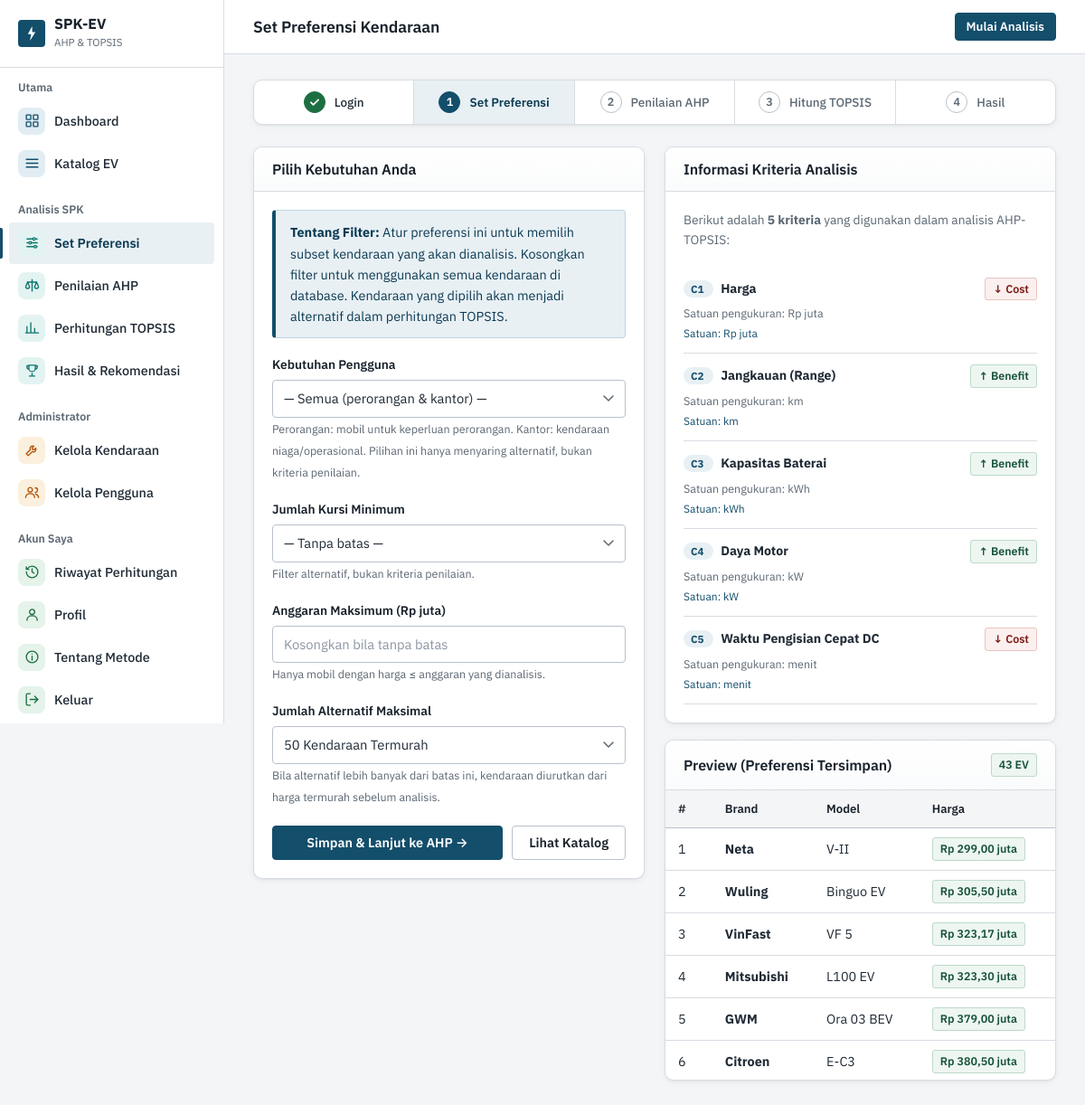
Screenshot of /pages/preferensi.php (signed in) with the database file from the repository.
### tables this page shows
CREATE TABLE IF NOT EXISTS kriteria (
    id              INT AUTO_INCREMENT PRIMARY KEY,
    kode            VARCHAR(10)  UNIQUE NOT NULL,
    nama            VARCHAR(100) NOT NULL,
    kolom_db        VARCHAR(60)  NOT NULL,
    tipe            ENUM('benefit','cost') NOT NULL DEFAULT 'benefit',
    bobot_default   DECIMAL(6,4) DEFAULT 0.2000,
    satuan          VARCHAR(20),
    deskripsi       TEXT,
    aktif           TINYINT(1) DEFAULT 1
);

CREATE TABLE IF NOT EXISTS kendaraan_ev (
    id                      INT AUTO_INCREMENT PRIMARY KEY,
    brand                   VARCHAR(30)  NOT NULL,
    model                   VARCHAR(60)  NOT NULL,
    tipe_penggunaan         ENUM('pribadi','kantor') NOT NULL DEFAULT 'pribadi',
    harga_rp_juta           DECIMAL(10,2) NOT NULL,
    range_km                DECIMAL(6,1) NOT NULL,
    battery_capacity_kwh    DECIMAL(6,2) NOT NULL,
    daya_kw                 DECIMAL(6,1) NOT NULL,
    seats                   INT          NOT NULL,
    waktu_isi_menit         DECIMAL(5,1) NOT NULL,
    source_url              VARCHAR(150) DEFAULT NULL,
    status                  ENUM('aktif','nonaktif') DEFAULT 'aktif',
    created_at              TIMESTAMP DEFAULT CURRENT_TIMESTAMP,
    UNIQUE KEY uq_brand_model (brand, model),
    INDEX idx_tipe        (tipe_penggunaan),
    INDEX idx_harga       (harga_rp_juta),
    INDEX idx_status      (status)
);

### pages/preferensi.php (the view, shortened to what this page needs)
<?php
require_once __DIR__ . '/../includes/functions.php';
$pref      = getPreferensiUser($_SESSION['user_id']);
include __DIR__ . '/../includes/header.php';
include __DIR__ . '/../includes/navbar.php';
?>
<div class="step-nav fade-up mb-4">
  <div class="step-item done"><div class="step-num"><?= icon('check') ?></div><div class="step-label">Login</div></div>
  <div class="step-item active"><div class="step-num">1</div><div class="step-label">Set Preferensi</div></div>
  <div class="step-item"><div class="step-num">2</div><div class="step-label">Penilaian AHP</div></div>
  <div class="step-item"><div class="step-num">3</div><div class="step-label">Hitung TOPSIS</div></div>
  <div class="step-item"><div class="step-num">4</div><div class="step-label">Hasil</div></div>
</div>
<div class="grid-2 fade-up" style="gap:22px;align-items:start">
  <div class="card">
    <div class="card-header">
      <h3>Pilih Kebutuhan Anda</h3>
    </div>
    <div class="card-body">
      <div class="info-box">
        <strong>Tentang Filter:</strong> Atur preferensi ini untuk memilih subset kendaraan
        yang akan dianalisis. Kosongkan filter untuk menggunakan semua kendaraan di database.
        Kendaraan yang dipilih akan menjadi alternatif dalam perhitungan TOPSIS.
      </div>
      <form method="POST" action="">
        <div class="form-group">
          <label for="tipe">Kebutuhan Pengguna</label>
          <select class="form-control" name="tipe" id="tipe">
            <option value="">— Semua (perorangan &amp; kantor) —</option>
          </select>
          <small class="text-muted text-xs mt-1">
            Perorangan: mobil untuk keperluan perorangan. Kantor: kendaraan niaga/operasional.
            Pilihan ini hanya menyaring alternatif, bukan kriteria penilaian.
          </small>
        </div>
        <div class="form-group">
          <label for="kursi_min">Jumlah Kursi Minimum</label>
          <select class="form-control" name="kursi_min" id="kursi_min">
            <option value="">— Tanpa batas —</option>
          </select>
          <small class="text-muted text-xs mt-1">Filter alternatif, bukan kriteria penilaian.</small>
        </div>
        <div class="form-group">
          <label for="anggaran_max">Anggaran Maksimum (Rp juta)</label>
          <input class="form-control" type="number" min="0" step="1" name="anggaran_max" id="anggaran_max"
                 placeholder="Kosongkan bila tanpa batas" value="<?= clean($pref['filter_anggaran_max'] ?? '') ?>">
          <small class="text-muted text-xs mt-1">Hanya mobil dengan harga ≤ anggaran yang dianalisis.</small>
        </div>
        <div class="form-group">
          <label for="jumlah_alt">Jumlah Alternatif Maksimal</label>
          <select class="form-control" name="jumlah_alt" id="jumlah_alt">
            <?php foreach ([10,15,20,25,30,40,50] as $j): ?>
              <option value="<?= $j ?>"
                <?= (int)($pref['jumlah_alt'] ?? 50) === $j ? 'selected' : '' ?>>
                <?= $j ?> Kendaraan Termurah
              </option>
            <?php endforeach; ?>
          </select>
          <small class="text-muted text-xs mt-1">
            Bila alternatif lebih banyak dari batas ini, kendaraan diurutkan dari harga termurah sebelum analisis.
          </small>
        </div>
        <div style="display:flex;gap:10px;margin-top:20px">
          <button type="submit" class="btn btn-primary" style="flex:1">
            Simpan &amp; Lanjut ke AHP →
          </button>
          <a href="<?= APP_URL ?>/pages/katalog.php"
             class="btn btn-outline">Lihat Katalog</a>
        </div>
      </form>
    </div>
  </div>
  <div>
    <div class="card mb-3">
      <div class="card-header"><h3>Informasi Kriteria Analisis</h3></div>
      <div class="card-body">
        <p class="text-sm text-muted mb-3">
          Berikut adalah <strong><?= count(getKriteria()) ?> kriteria</strong> yang digunakan dalam analisis AHP-TOPSIS:
        </p>
        <?php $kriteria = getKriteria(); ?>
        <?php foreach ($kriteria as $k): ?>
        <div style="padding:12px 0;border-bottom:1px solid var(--border)">
          <div style="display:flex;justify-content:space-between;align-items:flex-start;gap:8px">
            <div>
              <span style="background:var(--primary-light);color:var(--primary);font-size:0.72rem;font-weight:700;padding:2px 8px;border-radius:20px">
                <?= clean($k['kode']) ?>
              </span>
              <strong style="margin-left:8px;font-size:0.88rem"><?= clean($k['nama']) ?></strong>
            </div>
            <?= badgeTipe($k['tipe']) ?>
          </div>
          <p style="font-size:0.78rem;color:var(--text-muted);margin-top:5px;line-height:1.5">
            <?= clean($k['satuan'] !== null ? 'Satuan pengukuran: ' . $k['satuan'] : '') ?>
          </p>
          <div style="font-size:0.75rem;color:var(--primary);margin-top:3px">
            Satuan: <?= clean($k['satuan'] ?? '-') ?>
          </div>
        </div>
        <?php endforeach; ?>
      </div>
    </div>
    <?php
      $prevFilter = ['tipe' => $pref['filter_tipe'] ?? null, 'kursi_min' => $pref['filter_kursi_min'] ?? null, 'anggaran_max' => $pref['filter_anggaran_max'] ?? null];
      $prevData = getKendaraanFiltered($prevFilter, $pref['jumlah_alt'] ?? 50);
    ?>
    <div class="card">
      <div class="card-header">
        <h3>Preview (Preferensi Tersimpan)</h3>
        <span class="badge badge-green"><?= count($prevData) ?> EV</span>
      </div>
      <div class="card-body" style="padding:0">
        <?php if (empty($prevData)): ?>
          <div style="padding:20px;text-align:center;color:var(--text-muted);font-size:0.86rem">
            Simpan preferensi untuk melihat preview.
          </div>
        <?php else: ?>
          <div class="table-wrap" style="max-height:320px;overflow-y:auto">
            <table>
              <thead><tr><th>#</th><th>Brand</th><th>Model</th><th>Harga</th></tr></thead>
              <tbody>
                <?php foreach (array_slice($prevData,0,10) as $i=>$ev): ?>
                <tr>
                  <td><?= $i+1 ?></td>
                  <td><strong><?= clean($ev['brand']) ?></strong></td>
                  <td><?= clean($ev['model']) ?></td>
                  <td><span class="badge badge-green"><?= formatRupiahJuta($ev['harga_rp_juta']) ?></span></td>
                </tr>
                <?php endforeach; ?>
              </tbody>
            </table>
          </div>
        <?php endif; ?>
      </div>
    </div>
  </div>
</div>
<?php include __DIR__ . '/../includes/footer.php'; ?>

### includes/functions.php (shortened to what this page needs)
<?php
require_once __DIR__ . '/icons.php';
function clean($val) {
    return htmlspecialchars(trim((string)$val), ENT_QUOTES, 'UTF-8');
}
function fetchAll($sql, $params = [], $types = '') {
    $conn = db();
    if (empty($params)) {
        $res = $conn->query($sql);
        return $res ? $res->fetch_all(MYSQLI_ASSOC) : [];
    }
    $stmt = $conn->prepare($sql);
    $stmt->bind_param($types, ...$params);
    $stmt->execute();
    return $stmt->get_result()->fetch_all(MYSQLI_ASSOC);
}
function fetchOne($sql, $params = [], $types = '') {
    $rows = fetchAll($sql, $params, $types);
    return $rows[0] ?? null;
}
function getKriteria($aktifSaja = true) {
    $where = $aktifSaja ? 'WHERE aktif = 1' : '';
    return fetchAll("SELECT * FROM kriteria $where ORDER BY kode ASC");
}
function getKendaraanFiltered($filter = [], $limit = 50) {
    $conn  = db();
    $where = ["k.status = 'aktif'",
              "k.harga_rp_juta IS NOT NULL",
              "k.range_km IS NOT NULL",
              "k.battery_capacity_kwh IS NOT NULL",
              "k.waktu_isi_menit IS NOT NULL",
              "k.daya_kw IS NOT NULL",
              "k.seats IS NOT NULL"];
    $params = [];
    $types  = '';
    $whereStr = implode(' AND ', $where);
    $sql = "SELECT * FROM kendaraan_ev k WHERE $whereStr ORDER BY k.harga_rp_juta ASC LIMIT ?";
    $params[] = (int)$limit;
    $types   .= 'i';
    $stmt = $conn->prepare($sql);
    $stmt->bind_param($types, ...$params);
    $stmt->execute();
    return $stmt->get_result()->fetch_all(MYSQLI_ASSOC);
}
function getPreferensiUser($userId) {
    return fetchOne(
        "SELECT * FROM preferensi_user WHERE user_id = ?",
        [$userId], 'i'
    );
}
function formatRupiahJuta($juta) {
    $juta = (float)$juta;
    return 'Rp ' . number_format($juta, 2, ',', '.') . ' juta';
}
function badgeTipe($tipe) {
    if ($tipe === 'benefit') {
        return '<span class="badge badge-green">↑ Benefit</span>';
    }
    return '<span class="badge badge-red">↓ Cost</span>';
}
?>

### rows the page displays
kriteria: kode "C1", nama "Harga", satuan "Satuan pengukuran: Rp juta", satuan "Rp juta"
kriteria: kode "C2", nama "Jangkauan (Range)", tipe "↑ Benefit", satuan "Satuan pengukuran: km", satuan "km"
kriteria: kode "C3", nama "Kapasitas Baterai", tipe "↑ Benefit", satuan "Satuan pengukuran: kWh", satuan "kWh"
kriteria: kode "C4", nama "Daya Motor", tipe "↑ Benefit", satuan "Satuan pengukuran: kW", satuan "kW"
kriteria: kode "C5", nama "Waktu Pengisian Cepat DC", satuan "Satuan pengukuran: menit", satuan "menit"
kendaraan_ev: brand "Neta", model "V-II", harga_rp_juta "Rp 299,00 juta"
kendaraan_ev: brand "Wuling", model "Binguo EV", harga_rp_juta "Rp 305,50 juta"
kendaraan_ev: brand "VinFast", model "VF 5", harga_rp_juta "Rp 323,17 juta"
kendaraan_ev: brand "Mitsubishi", model "L100 EV", harga_rp_juta "Rp 323,30 juta"
kendaraan_ev: brand "GWM", model "Ora 03 BEV", harga_rp_juta "Rp 379,00 juta"
kendaraan_ev: brand "Citroen", model "E-C3", harga_rp_juta "Rp 380,50 juta"

### other values shown
$pageTitle "Set Preferensi Kendaraan"
count(getKriteria()) "5"
count($prevData) "43"
form field jumlah_alt "50 Kendaraan Termurah"
